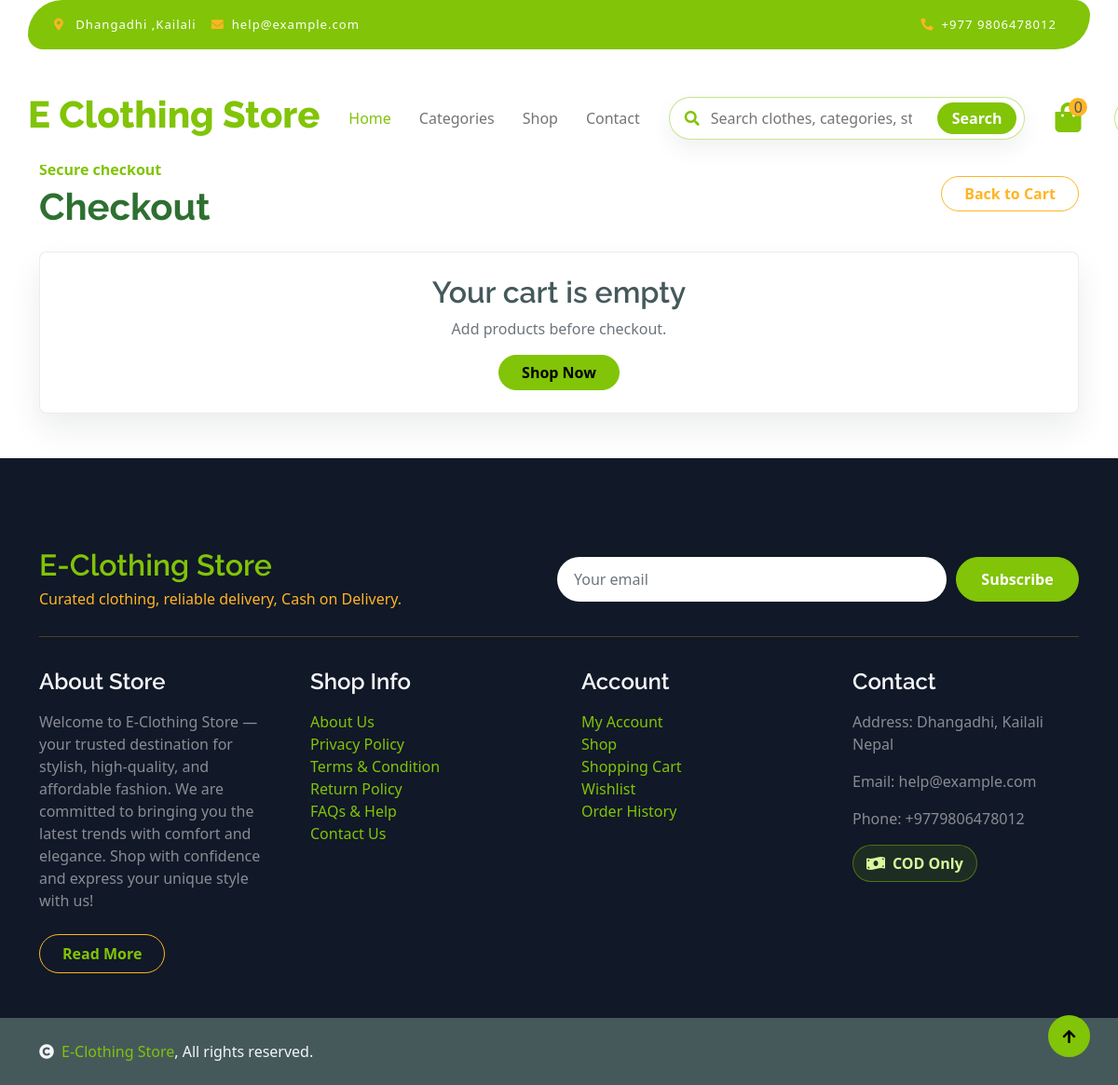
/user/checkout.php (signed in), run on the app's committed database.
### tables this page shows
CREATE TABLE `store_settings` (
  `id` int NOT NULL AUTO_INCREMENT,
  `store_name` varchar(255) NOT NULL,
  `store_logo` varchar(255) DEFAULT NULL,
  `contact_number` varchar(50) DEFAULT NULL,
  `store_email` varchar(255) DEFAULT NULL,
  `store_address` varchar(255) DEFAULT NULL,
  `store_information` text,
  `established_date` varchar(50) DEFAULT NULL,
  `currency_code` varchar(10) NOT NULL DEFAULT 'NPR',
  `currency_symbol` varchar(20) NOT NULL DEFAULT 'Rs',
  PRIMARY KEY (`id`)
);

CREATE TABLE `store_pages` (
  `id` int NOT NULL AUTO_INCREMENT,
  `slug` varchar(120) NOT NULL,
  `title` varchar(180) NOT NULL,
  `content` mediumtext NOT NULL,
  `footer_group` varchar(50) NOT NULL DEFAULT 'shop',
  `sort_order` int NOT NULL DEFAULT '0',
  `is_active` tinyint(1) NOT NULL DEFAULT '1',
  `updated_at` datetime DEFAULT CURRENT_TIMESTAMP ON UPDATE CURRENT_TIMESTAMP,
  PRIMARY KEY (`id`),
  UNIQUE KEY `unique_store_page_slug` (`slug`)
);

### includes/store.php (called while the page is built, shortened)
<?php
function ensure_store_settings_schema(mysqli $con): void
{
    $columns = [];
    $result = mysqli_query($con, "SHOW COLUMNS FROM store_settings");
    while ($result && $row = mysqli_fetch_assoc($result)) {
        $columns[] = $row['Field'];
    }
}
function get_store_settings(mysqli $con): array
{
    ensure_store_settings_schema($con);
    $result = mysqli_query($con, "SELECT * FROM store_settings ORDER BY id DESC LIMIT 1");
    $settings = $result ? (mysqli_fetch_assoc($result) ?: []) : [];
    return array_merge([
        'store_name' => 'E-Clothing Store',
        'store_logo' => null,
        'contact_number' => '+9779806478012',
        'store_email' => 'help@example.com',
        'store_address' => 'Dhangadhi, Kailali Nepal',
        'store_information' => 'Quality fashion, fast service, and reliable Cash on Delivery across Nepal.',
        'currency_code' => 'NPR',
        'currency_symbol' => 'Rs',
    ], $settings);
}
function currency_symbol(?mysqli $con = null): string
{
    $settings = get_store_settings($con);
    $symbol = trim($settings['currency_symbol'] ?? 'Rs') ?: 'Rs';
    return $symbol;
}

### includes/pages.php (called while the page is built, shortened)
<?php
function ensure_store_pages_table(mysqli $con): void
{
    mysqli_query($con, "
        CREATE TABLE IF NOT EXISTS store_pages (
            id INT NOT NULL AUTO_INCREMENT,
            slug VARCHAR(120) NOT NULL,
            title VARCHAR(180) NOT NULL,
            content MEDIUMTEXT NOT NULL,
            footer_group VARCHAR(50) NOT NULL DEFAULT 'shop',
            sort_order INT NOT NULL DEFAULT 0,
            is_active TINYINT(1) NOT NULL DEFAULT 1,
            updated_at DATETIME DEFAULT CURRENT_TIMESTAMP ON UPDATE CURRENT_TIMESTAMP,
            PRIMARY KEY (id),
            UNIQUE KEY unique_store_page_slug (slug)
        ) ENGINE=InnoDB DEFAULT CHARSET=utf8mb4 COLLATE=utf8mb4_general_ci
    ");
    $countResult = mysqli_query($con, "SELECT COUNT(*) AS total FROM store_pages");
    $count = (int) (mysqli_fetch_assoc($countResult)['total'] ?? 0);
    if ($count > 0) {
        return;
    }
}
function get_footer_pages(mysqli $con): array
{
    ensure_store_pages_table($con);
    $pages = [];
    $result = mysqli_query($con, "SELECT slug, title FROM store_pages WHERE is_active = 1 ORDER BY sort_order ASC, title ASC");
    while ($result && $row = mysqli_fetch_assoc($result)) {
        $pages[] = $row;
    }
    return $pages;
}

### user/checkout.php (the view, shortened to what this page needs)
<?php
require_once __DIR__ . '/../includes/store.php';
$cart = $_SESSION['cart'] ?? [];
?>
<?php include("includes/header.php"); ?>
<link rel="stylesheet" href="https://unpkg.com/leaflet@1.9.4/dist/leaflet.css"
>
<main class="container py-5" style="padding-top: 170px !important;">
    <div class="shop-toolbar mb-4">
        <div>
            <p class="text-primary fw-bold mb-1">Secure checkout</p>
            <h1 class="mb-0">Checkout</h1>
        </div>
        <a href="cart.php" class="btn btn-outline-secondary rounded-pill px-4">Back to Cart</a>
    </div>
    <?php if (empty($cart)): ?>
        <div class="checkout-panel text-center">
            <h2>Your cart is empty</h2>
            <p class="text-muted">Add products before checkout.</p>
            <a href="our_shop.php" class="btn btn-primary rounded-pill px-4">Shop Now</a>
        </div>
    <?php endif; ?>
</main>
    const currencySymbol = <?= json_encode(currency_symbol($con)) ?>;
<?php include("includes/footer.php"); ?>

### user/includes/footer.php (shortened to what this page needs)
<?php
require_once __DIR__ . '/../../includes/pages.php';
require_once __DIR__ . '/../../includes/store.php';
$footerCon = isset($con) && $con instanceof mysqli ? $con : db_connect();
$footerSettings = get_store_settings($footerCon);
$footerPages = get_footer_pages($footerCon);
?>
<footer class="store-footer bg-dark text-white-50 pt-5 mt-5">
    <div class="container py-5">
        <div class="footer-top">
            <div>
                <h2 class="text-primary mb-1"><?= htmlspecialchars($footerSettings['store_name']) ?></h2>
                <p class="text-secondary mb-0">Curated clothing, reliable delivery, Cash on Delivery.</p>
            </div>
            <form class="footer-subscribe" action="contact.php" method="GET">
                <input class="form-control" type="email" placeholder="Your email" aria-label="Subscribe email">
                <button type="submit" class="btn btn-primary text-white">Subscribe</button>
            </form>
        </div>
        <div class="row g-5">
            <div class="col-lg-3 col-md-6">
                <div class="footer-item">
                    <h4 class="text-light mb-3">About Store</h4>
                    <p class="mb-4"><?= htmlspecialchars($footerSettings['store_information']) ?></p>
                    <a href="page.php?slug=about-us" class="btn border-secondary py-2 px-4 rounded-pill text-primary">Read More</a>
                </div>
            </div>
            <div class="col-lg-3 col-md-6">
                <div class="d-flex flex-column text-start footer-item">
                    <h4 class="text-light mb-3">Shop Info</h4>
                    <?php foreach ($footerPages as $page): ?>
                        <a class="btn-link" href="page.php?slug=<?= urlencode($page['slug']) ?>"><?= htmlspecialchars($page['title']) ?></a>
                    <?php endforeach; ?>
                    <a class="btn-link" href="contact.php">Contact Us</a>
                </div>
            </div>
            <div class="col-lg-3 col-md-6">
                <div class="d-flex flex-column text-start footer-item">
                    <h4 class="text-light mb-3">Account</h4>
                    <a class="btn-link" href="myaccount.php">My Account</a>
                    <a class="btn-link" href="our_shop.php">Shop</a>
                    <a class="btn-link" href="cart.php">Shopping Cart</a>
                    <a class="btn-link" href="wishlist.php">Wishlist</a>
                    <a class="btn-link" href="myorders.php">Order History</a>
                </div>
            </div>
            <div class="col-lg-3 col-md-6">
                <div class="footer-item">
                    <h4 class="text-light mb-3">Contact</h4>
                    <p>Address: <?= htmlspecialchars($footerSettings['store_address']) ?></p>
                    <p>Email: <?= htmlspecialchars($footerSettings['store_email']) ?></p>
                    <p>Phone: <?= htmlspecialchars($footerSettings['contact_number']) ?></p>
                    <div class="cod-payment-badge"><i class="fas fa-money-bill-wave"></i> COD Only</div>
                </div>
            </div>
        </div>
    </div>
</footer>
<div class="container-fluid copyright bg-dark py-4">
    <div class="container">
        <span class="text-light"><a href="../index.php"><i class="fas fa-copyright text-light me-2"></i><?= htmlspecialchars($footerSettings['store_name']) ?></a>, All rights reserved.</span>
    </div>
</div>
<a href="#" class="btn btn-primary border-3 border-primary rounded-circle back-to-top"><i class="fa fa-arrow-up"></i></a>

### design-assets/css/product_details.css (style rules this page uses)
body { font-family: 'Segoe UI', sans-serif; background-color: #f8f9fa; }

### design-assets/css/order_success.css (style rules this page uses)
body { margin: 0; padding: 0; background: #fff; font-family: 'Arial', sans-serif; color: #212529; min-height: 100vh; }

### design-assets/css/myorder.css (style rules this page uses)
body { background-color: #fff; font-family: 'Segoe UI', Tahoma, Geneva, Verdana, sans-serif; padding: 40px 20px; color: #1f4635; }
h1 { font-weight: 700; color: #2e7031; margin-bottom: 2rem; text-align: center; }

### design-assets/css/style.css (style rules this page uses)
.back-to-top { position: fixed; right: 30px; bottom: 30px; display: flex; width: 45px; height: 45px; align-items: center; justify-content: center; transition: 0.5s; z-index: 99; }
.btn { font-weight: 600; transition: .5s; }
.btn.border-secondary { transition: 0.5s; }

### design-assets/css/storefront-modern.css (style rules this page uses)
html { min-height: 100%; }
body { margin: 0; padding: 0; min-height: 100vh; display: flex; flex-direction: column; overflow-x: hidden; }
body > main { flex: 1 0 auto; width: 100%; }
.shop-toolbar { display: flex; align-items: center; justify-content: space-between; gap: 16px; flex-wrap: wrap; }
.category-card, .account-sidebar, .account-panel, .checkout-panel { height: 100%; display: block; padding: 24px; border: 1px solid rgba(15, 23, 42, 0.08); border-radius: 8px; background: #ffffff; color: #263238; text-decoration: none; box-shadow: 0 16px 34px rgba(15, 23, 42, 0.08); }
.store-footer, .footer { background: #111827 !important; width: 100%; flex-shrink: 0; margin-top: auto !important; }
.copyright { width: 100%; flex-shrink: 0; }
.footer-top { display: grid; grid-template-columns: minmax(0, 1fr) minmax(320px, 560px); gap: 24px; align-items: center; padding-bottom: 28px; margin-bottom: 34px; border-bottom: 1px solid rgba(226, 175, 24, 0.28); }
.footer-subscribe { display: flex; gap: 10px; }
.footer-subscribe input { min-height: 48px; border: 0; border-radius: 999px; padding: 0 18px; }
.footer-subscribe button { min-width: 132px; border-radius: 999px; }
.cod-payment-badge { display: inline-flex; align-items: center; gap: 8px; min-height: 40px; padding: 0 14px; border: 1px solid rgba(129, 196, 8, 0.45); border-radius: 999px; background: rgba(129, 196, 8, 0.12); color: #d9f99d; font-weight: 800; }

### data on the page
store_settings: store_name "E-Clothing Store", store_information "Welcome to E-Clothing Store — your trusted destination for stylish, high-quality, and affordable fashion. We are committed to bringing you the latest trends with comfort and elegance. Shop with confidence and express your unique style with us!", store_address "Dhangadhi, Kailali Nepal", store_email "help@example.com", contact_number "+9779806478012"
store_pages: title "About Us"
store_pages: title "Privacy Policy"
store_pages: title "Terms & Condition"
store_pages: title "Return Policy"
store_pages: title "FAQs & Help"

### other printed values
$cartCount "0"
